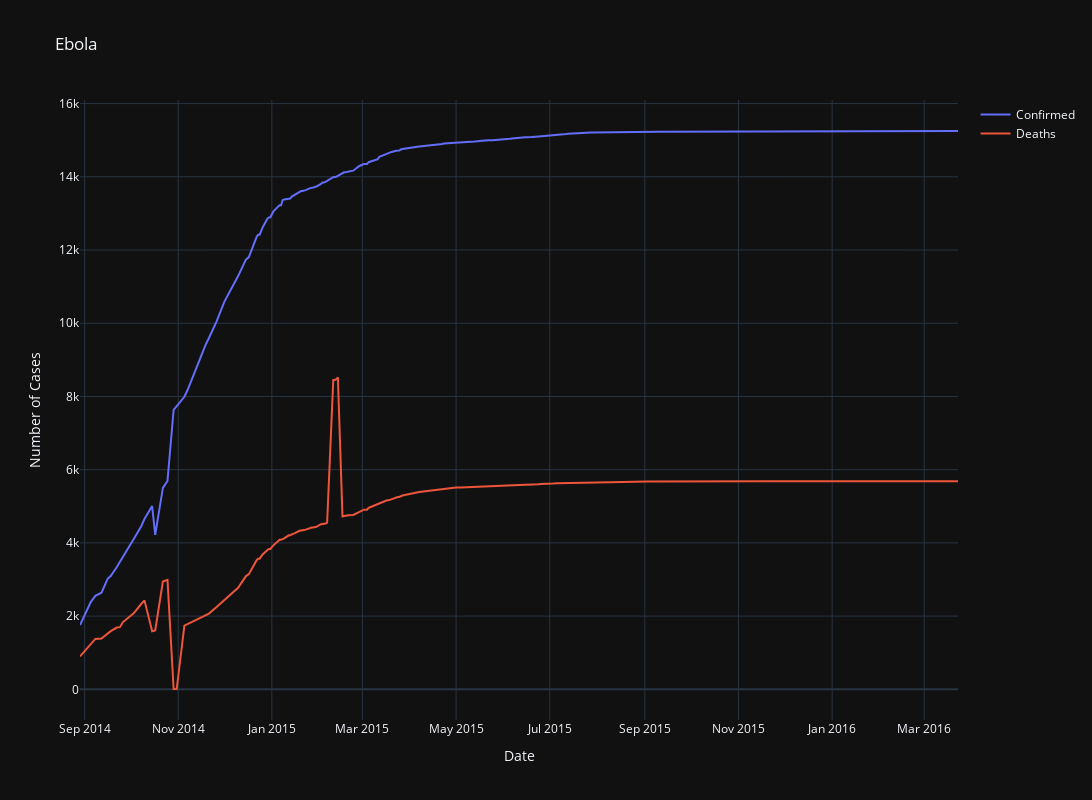

The notebook cell this image was saved under:
### Code cell
fig=go.Figure()


fig.add_trace(go.Scatter(x=gb.index,y=gb["ConfirmedCases"],name="Confirmed"))
# fig.add_trace(go.Scatter(x=gb2.index,y=gb2["Cases"],name='Swine Flu'))

fig.add_trace(go.Scatter(x=gb.index,y=gb["ConfirmedDeaths"],name="Deaths"))


fig.update_layout(title='Ebola',
                   xaxis_title='Date',
                   yaxis_title='Number of Cases',
                   width=1200,
                   height=800,
                   template="plotly_dark")


fig.show()

### Figure 1 — Plotly figure (JSON) as saved in the notebook; plotly's stock layout.template omitted (floating-point values rounded to 4 significant figures; data arrays with more than 128 entries replaced by an {"elided": "..."} marker saying what was removed)
{"data": [{"name": "Confirmed", "type": "scatter", "x": {"elided": "259 str values"}, "y": {"elided": "259 int values"}}, {"name": "Deaths", "type": "scatter", "x": {"elided": "259 str values"}, "y": {"elided": "259 int values"}}], "layout": {"height": 800, "title": {"text": "Ebola"}, "width": 1200, "xaxis": {"title": {"text": "Date"}}, "yaxis": {"title": {"text": "Number of Cases"}}}}
